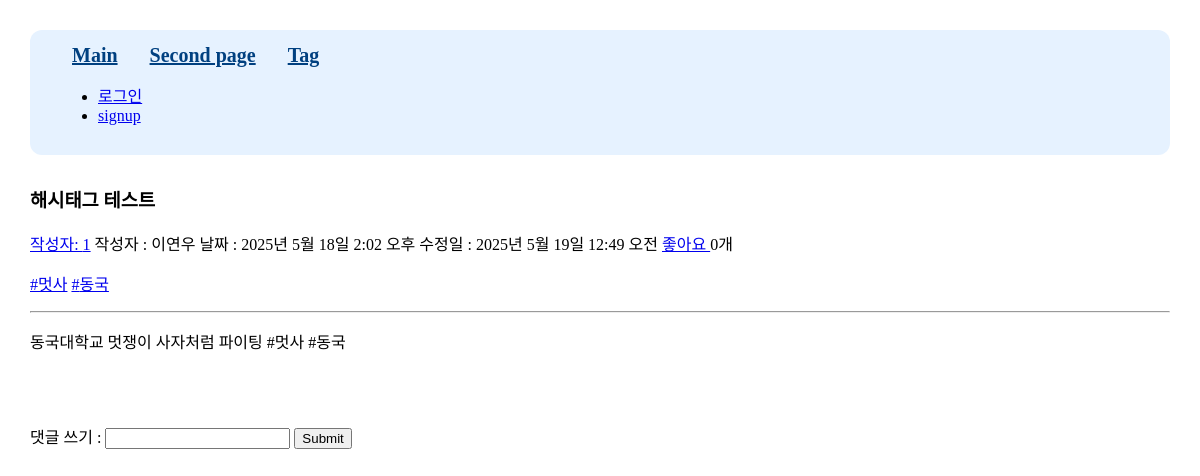
Page /3 on the committed database.
### main/models.py (models this page shows, shortened)
class Post(models.Model):
    title = models.CharField(max_length=50)
    author = models.ForeignKey(User, null= False, blank=False, on_delete=models.CASCADE)
    content = models.TextField()
    date = models.DateTimeField()
    update_date = models.DateTimeField()
    image = models.ImageField(upload_to="blog/", blank=True, null=True)
    tags = models.ManyToManyField(Tag, related_name= 'posts', blank=True)
    like = models.ManyToManyField(User, related_name='likes', blank=True)
    like_count = models.PositiveIntegerField(default=0)

class Tag(models.Model):
    name = models.CharField(max_length=30, null=False, blank=False)

### main/views.py (the view, shortened to what this page needs)
# urls.py: path('<int:id>', detail, name="detail"),
def detail(request,id):
    post = get_object_or_404(Post, pk= id)
    if request.method =='GET':
        comments = Comment.objects.filter(post=post)
        return render(request, 'main/detail.html', {'post':post, 'comments':comments})

### main/templates/main/detail.html (shortened to what this page needs)
{% extends 'base.html' %}
{% load static %}
{% block content %}
<h3>{{post.title}}</h3>
<a href="{%url 'users:mypage' post.author.id %}">작성자: {{post.author.id}}</a>
작성자 : {{post.author}}
날짜 : {{post.date}}
수정일 : {{post.update_date}}
<a href ={% url 'main:likes' post.id%}>
  {% if user in post.like.all %}취소
  {% else %} 좋아요 {% endif %}
</a>
  {{post.like_count}}개
<p>
    {% for tag in post.tags.all %}
    <a href="{% url 'main:tag_post' tag.id %}">#{{tag.name}}</a>
    {% endfor %}
</p>
<hr>
<p>{{post.content}}</p>
<br />
<div class="comment_container">
  <div class="comment_form">
    <form action="{% url 'main:detail' post.id %}" method="POST">
      댓글 쓰기 : <input type="text" name="content">
      <input type="submit" name="submit">
    </form>
  </div>
</div>
{% endblock %}

### config/templates/base.html (style rules this page uses)
.body-container { margin: 30px; }

### rows in the picture
Post: title "해시태그 테스트", author.id "1", author "이연우", date "2025년 5월 18일 2:02 오후", update_date "2025년 5월 19일 12:49 오전", like_count "0", content "동국대학교 멋쟁이 사자처럼 파이팅 #멋사 #동국"
Tag: name "멋사"
Tag: name "동국"
